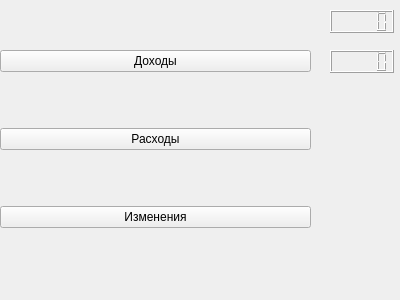
<?xml version="1.0" encoding="UTF-8"?>
<ui version="4.0">
 <class>Form</class>
 <widget class="QWidget" name="Form">
  <property name="geometry">
   <rect>
    <x>0</x>
    <y>0</y>
    <width>400</width>
    <height>300</height>
   </rect>
  </property>
  <property name="windowTitle">
   <string>Form</string>
  </property>
  <widget class="QWidget" name="verticalLayoutWidget">
   <property name="geometry">
    <rect>
     <x>0</x>
     <y>0</y>
     <width>311</width>
     <height>281</height>
    </rect>
   </property>
   <layout class="QVBoxLayout" name="verticalLayout">
    <item>
     <widget class="QPushButton" name="pushButton_2">
      <property name="text">
       <string>Доходы</string>
      </property>
     </widget>
    </item>
    <item>
     <widget class="QPushButton" name="pushButton_3">
      <property name="text">
       <string>Расходы</string>
      </property>
     </widget>
    </item>
    <item>
     <widget class="QPushButton" name="pushButton">
      <property name="text">
       <string>Изменения</string>
      </property>
     </widget>
    </item>
   </layout>
  </widget>
  <widget class="QLCDNumber" name="lcdNumber">
   <property name="geometry">
    <rect>
     <x>330</x>
     <y>10</y>
     <width>64</width>
     <height>23</height>
    </rect>
   </property>
  </widget>
  <widget class="QLCDNumber" name="lcdNumber_2">
   <property name="geometry">
    <rect>
     <x>330</x>
     <y>50</y>
     <width>64</width>
     <height>23</height>
    </rect>
   </property>
  </widget>
 </widget>
 <resources/>
 <connections/>
</ui>
